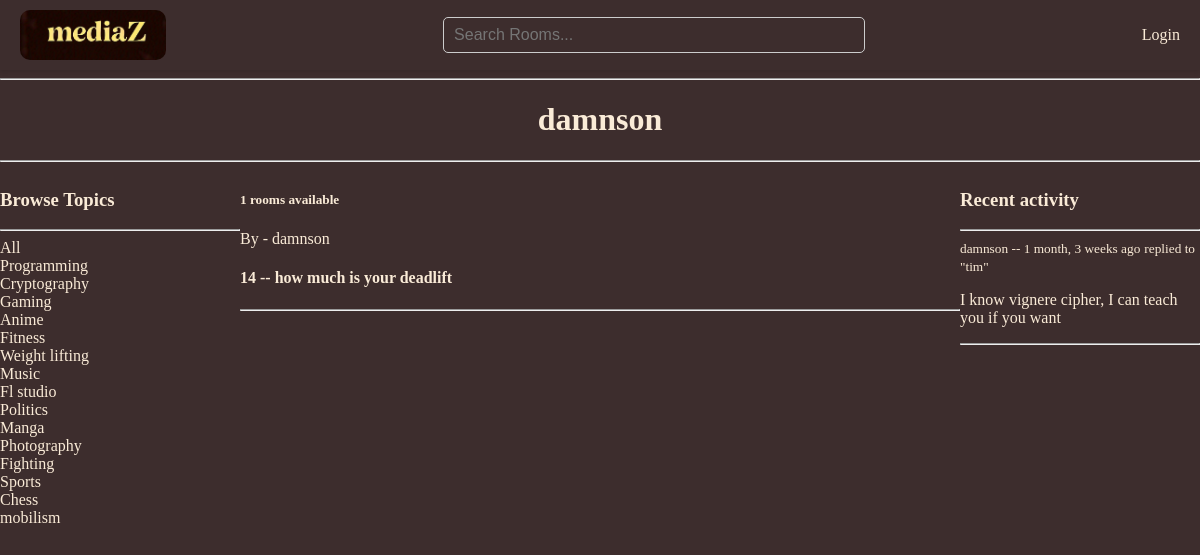
The page /user/9 on the database its author committed.
### base/models.py (models this page shows, shortened)
class Topic(models.Model):
    name = models.CharField(max_length=200)

class Room(models.Model):
    host = models.ForeignKey(User, on_delete=models.SET_NULL, null=True)
    topic = models.ForeignKey(Topic, on_delete=models.SET_NULL, null=True)
    name = models.CharField(max_length=200)
    description = models.TextField(null=True, blank=True)
    participants = models.ManyToManyField(
        User,
        related_name='participants',
        blank=True
    )
    updated = models.DateTimeField(auto_now=True)
    created = models.DateTimeField(auto_now_add=True)
    class Meta:
        ordering = ['-updated', '-created']

class Message(models.Model):
    user = models.ForeignKey(User, on_delete=models.CASCADE)
    room = models.ForeignKey(Room, on_delete=models.CASCADE)
    body = models.TextField()
    updated = models.DateTimeField(auto_now=True)
    created = models.DateTimeField(auto_now_add=True)
    def __str__(self):
        return self.body[0:50]

### base/views.py (the view)
# urls.py: path('user/<str:pk>', views.userProfile, name='user'),
def userProfile(request, pk):
    user = User.objects.get(id=pk)
    rooms = user.room_set.all().order_by('-created')
    topics = Topic.objects.all()
    room_comments = user.message_set.all().order_by('-created')
    paginator = Paginator(rooms, 5)
    page_number = request.GET.get('page')
    page_obj = paginator.get_page(page_number)
    comment_paginator = Paginator(room_comments, 7)
    comment_page_number = request.GET.get('comment_page')
    comment_page_obj = comment_paginator.get_page(comment_page_number)
    context = {
        'user':user,
        'rooms':rooms,
        'room_comments':room_comments,
        'topics':topics,
        'page_obj': page_obj,
        'comment_page_obj':comment_page_obj
    }
    return render(request, 'base/profile.html', context)

### base/templates/base/profile.html (shortened to what this page needs)
{% extends 'main.html' %}
{% block content %}
<h1 class="header">{{user.username}}</h1>
<hr>
<div class="profile-container">
    <div>
        {% include 'base/topics.html' %}
    </div>
    {% if rooms %}
        <div>
            <h5>{{ page_obj.paginator.count }} rooms available</h5>
            {%include 'base/feed.html' %}
        </div>
    {% else %}
        <p class="no-rooms">No rooms created..</p>
    {% endif %}
    <div>
        {% include 'base/activity.html' %}
    </div>
</div>
{% endblock content %}

### base/templates/base/topics.html
<h3>Browse Topics</h3>
        <hr>
        <div>
            <a href="{% url 'home' %}">All</a>
        </div>
        {% for topic in topics %}
            <div>
                <a href="{% url 'home' %}?q={{topic.name}}"> {{topic.name}}</a>
            </div>
        {% endfor %}

### base/templates/base/feed.html (shortened to what this page needs)
{% for room in page_obj %}
                <div>
                    By - <a href="{% url 'user' room.host.id %}">{{room.host.username}}</a>
                    <h4>{{room.id}} -- <a href="{% url 'room' room.id %}">{{room.name}}</a></h4>
                    <hr>
                </div>
{% endfor %}

### base/templates/base/activity.html (shortened to what this page needs)
<div>
    <h3>Recent activity</h3>
    <hr>
    {% if room_comments %}
        {% for comment in comment_page_obj %}
                <div>
                <small><a href="{% url 'user' comment.user.id %}">{{comment.user}}</a> -- {{comment.created | timesince}} ago</small>
                <small>replied to "{{comment.room.host}}"</small>
                <p>{{comment}}</p>
                <hr>
            </div>
        {% endfor %}
    {% else %}
        <p class="no-activity">No recent activity here...</p>
    {% endif %}
</div>

### static/styles/main.css (style rules this page uses)
* { background-color:rgb(61, 45, 45); color:antiquewhite; }
body { margin: 0; padding: 0; font-family: 'Times New Roman'; }
a { text-decoration: none; }
.header { text-align: center; }

### base/templates/base/profile.html (style rules this page uses)
.profile-container { display: grid; grid-template-columns: 1fr 3fr 1fr; }

### rows shown on the page
Topic: name "Programming"
Topic: name "Cryptography"
Topic: name "Gaming"
Topic: name "Anime"
Topic: name "Fitness"
Topic: name "Weight lifting"
Topic: name "Music"
Topic: name "Fl studio"
Topic: name "Politics"
Topic: name "Manga"
Topic: name "Photography"
Topic: name "Fighting"
Topic: name "Sports"
Topic: name "Chess"
Topic: name "mobilism"
Room: host.username "damnson", id "14", name "how much is your deadlift"
Message: user "damnson", created "1 month, 3 weeks", room.host "tim", body "I know vignere cipher, I can teach you if you want"

### other values the page prints
{{ user.username }} "damnson"
{{ page_obj.paginator.count }} "1"
